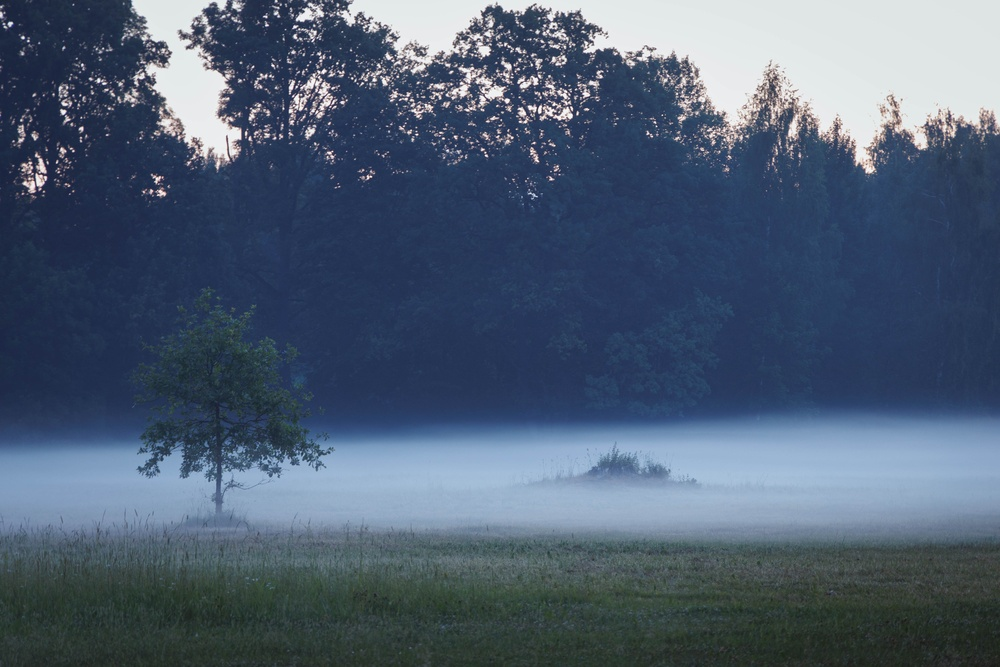
#> input picture edge_detect/demo.jpg, 1000 x 667 px, shrunk from 6000 x 4000 before the run
$ python edge_detect.py
#> lines starting #> are read from the running program, lines starting #| are printed output that depends on the picture
#> further down, img is the input picture: shape (667, 1000, 3); mean B, G, R 114.3, 94, 78.5
#  Realizēt Sobela un Laplasa operatorus, pārbaudīt tos attēla robežu noteikšanai.
import cv2
import numpy as np
import matplotlib.pyplot as plt


def edge_detect_sobel(image: np.ndarray, plot=True):
#> called with plot = True
    image = cv2.cvtColor(image, cv2.COLOR_RGB2GRAY)
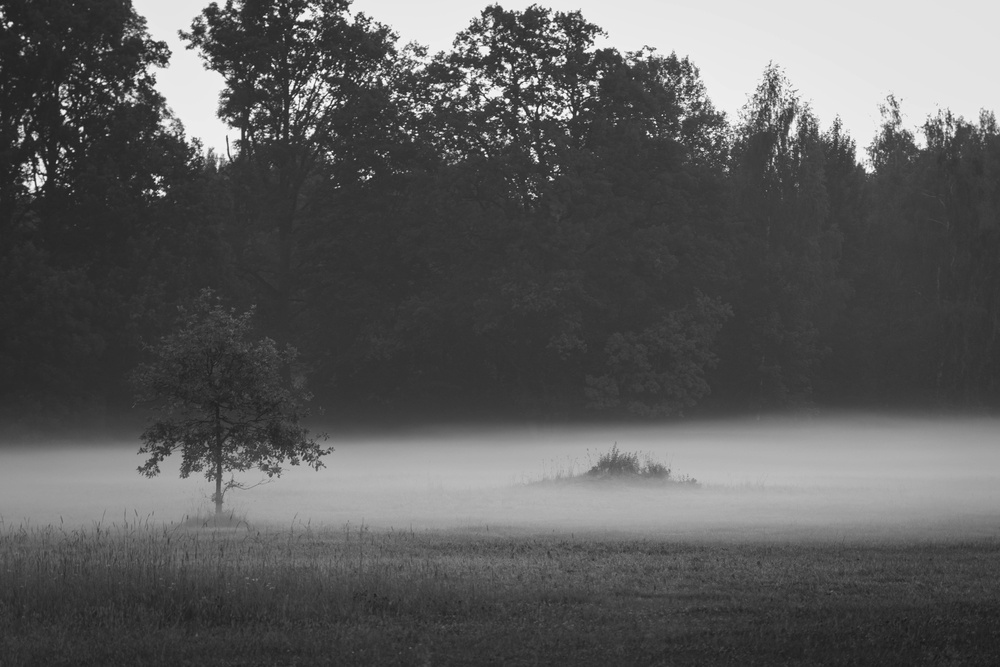
#> image: shape (667, 1000); min 24, max 254, mean 91.7

    # Sobela kodoli
    sobel_x = np.array([[-1, 0, 1],
                        [-2, 0, 2],
                        [-1, 0, 1]])
    sobel_y = np.array([[-1, -2, -1],
                        [0, 0, 0],
                        [1, 2, 1]])

    img_processed_x = cv2.filter2D(image, -1, sobel_x)
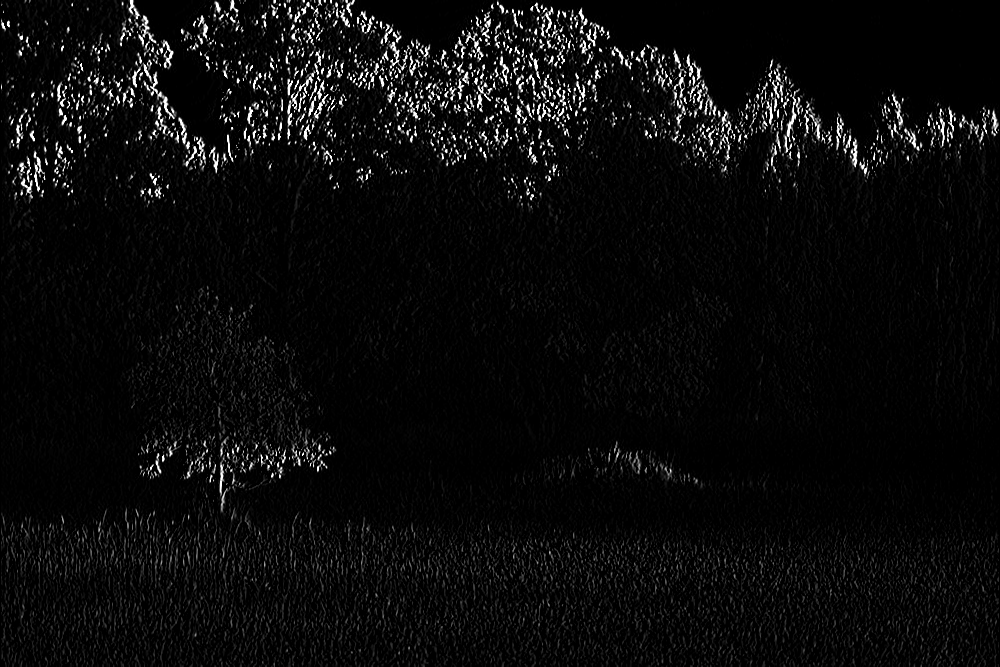
#> img_processed_x: shape (667, 1000); min 0, max 255, mean 11.2
    img_processed_y = cv2.filter2D(image, -1, sobel_y)
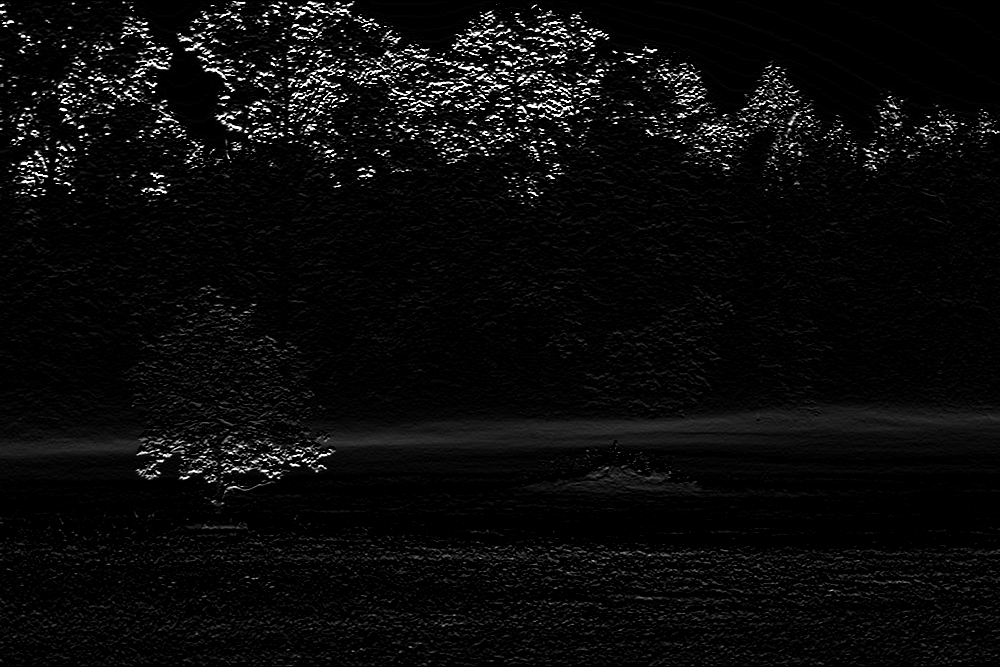
#> img_processed_y: shape (667, 1000); min 0, max 255, mean 10.8
    img_processed = img_processed_x + img_processed_y
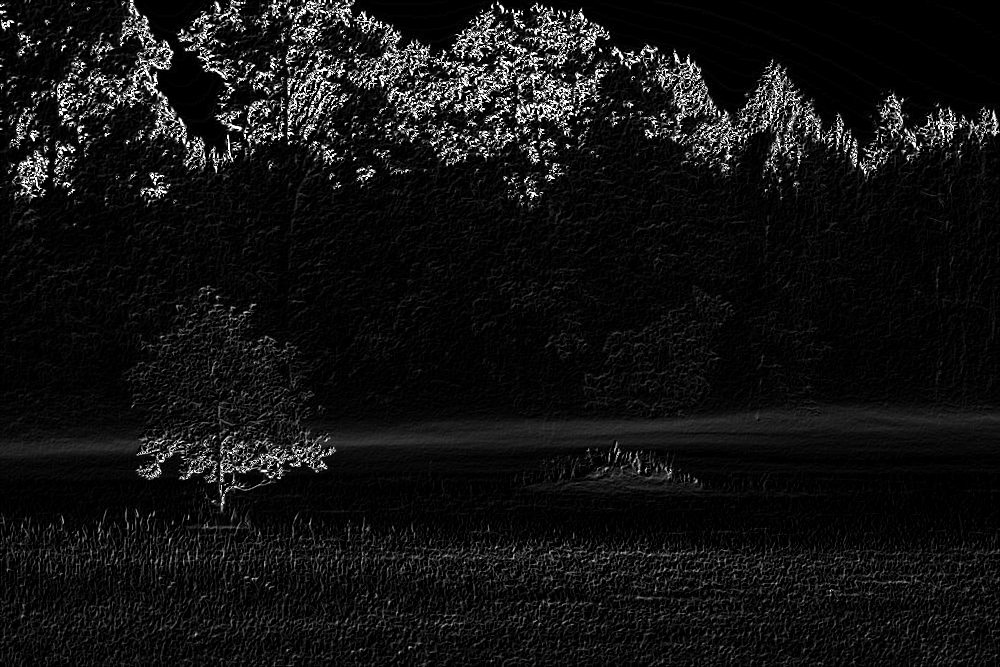
#> img_processed: shape (667, 1000); min 0, max 255, mean 18.8

    # Normalizējam
    img_processed = img_processed - np.min(img_processed)
    img_processed = img_processed / np.max(img_processed)
    img_processed = img_processed * 255

    img_processed = img_processed.astype(np.uint8)
    if plot:
        plt.subplot(1, 2, 1)
        plt.imshow(image)
        plt.subplot(1, 2, 2)
        plt.imshow(img_processed)
        plt.tight_layout()
        plt.show()
    return img_processed


def edge_detect_laplace(image: np.ndarray, plot=True):
#> called with plot = True
    image = cv2.cvtColor(image, cv2.COLOR_RGB2GRAY)

    # Laplasa kodols
    laplace = np.array([[0, 1, 0],
                        [1, -4, 1],
                        [0, 1, 0]])

    img_processed = cv2.filter2D(image, -1, laplace)
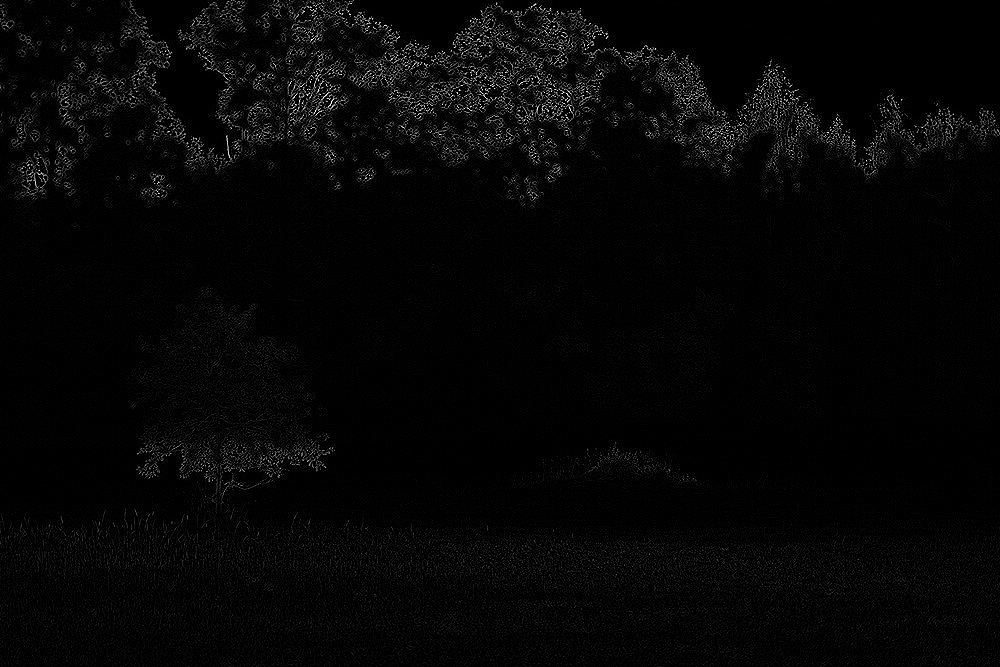
#> img_processed: shape (667, 1000); min 0, max 255, mean 6

    # Normalizējam
    img_processed = img_processed - np.min(img_processed)
    img_processed = img_processed / np.max(img_processed)
    img_processed = img_processed * 255

    img_processed = img_processed.astype(np.uint8)
    if plot:
        plt.subplot(1, 2, 1)
        plt.imshow(image)
        plt.subplot(1, 2, 2)
        plt.imshow(img_processed)
        plt.tight_layout()
        plt.show()
    return img_processed


if __name__ == '__main__':
    img = cv2.imread("demo.jpg")
    img_filtered = edge_detect_sobel(cv2.cvtColor(img, cv2.COLOR_BGR2RGB), plot=True)
    cv2.imwrite('demo_result_sobel.jpg', cv2.cvtColor(img_filtered, cv2.COLOR_RGB2BGR))
    img_filtered = edge_detect_laplace(cv2.cvtColor(img, cv2.COLOR_BGR2RGB), plot=True)
    cv2.imwrite('demo_result_laplace.jpg', cv2.cvtColor(img_filtered, cv2.COLOR_RGB2BGR))
